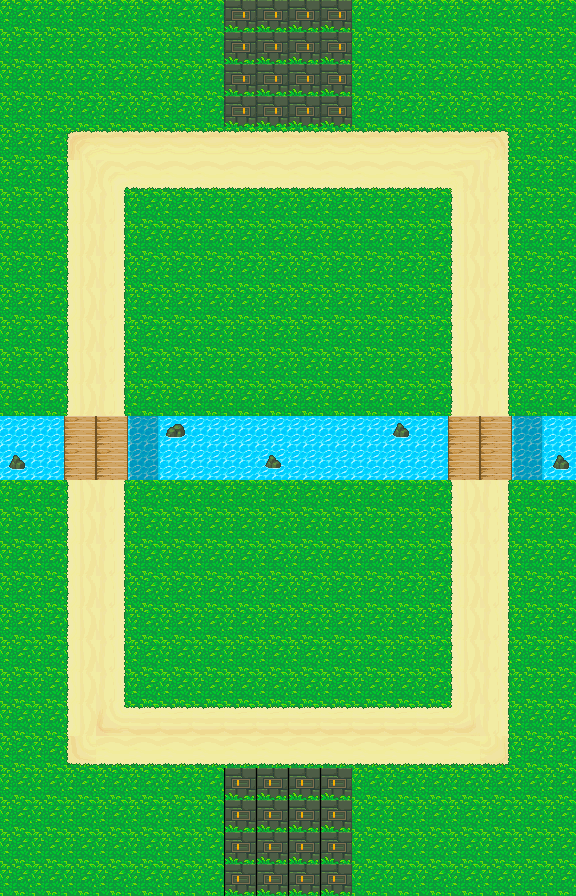

Rendered tile map (Tiled .tmx) drawn with the repository's tilesets; below, a short description and the full map source, tile grids included:
An orthogonal 18x28 tile map with 32x32 px tiles, 1 tile layer (Tile Layer 1).

<map version="1.10" tiledversion="1.10.2" orientation="orthogonal" renderorder="right-down" width="18" height="28" tilewidth="32" tileheight="32" infinite="0" nextlayerid="4" nextobjectid="1">
 <tileset firstgid="1" source="tileset.tsx" />
 <layer id="1" name="Tile Layer 1" width="18" height="28">
  <data encoding="csv">
22,22,22,22,22,22,22,206,206,206,206,22,22,22,22,22,22,22,
22,22,22,22,22,22,22,206,206,206,206,22,22,22,22,22,22,22,
22,22,22,22,22,22,22,206,206,206,206,22,22,22,22,22,22,22,
22,22,22,22,22,22,22,206,206,206,206,22,22,22,22,22,22,22,
22,22,221,222,222,222,222,222,222,222,222,222,222,222,222,223,22,22,
22,22,366,344,345,345,345,345,345,345,345,345,345,345,346,364,22,22,
22,22,366,364,22,22,22,22,22,22,22,22,22,22,366,364,22,22,
22,22,366,364,22,22,22,22,22,22,22,22,22,22,366,364,22,22,
22,22,366,364,22,22,22,22,22,22,22,22,22,22,366,364,22,22,
22,22,366,364,22,22,22,22,22,22,22,22,22,22,366,364,22,22,
22,22,366,364,22,22,22,22,22,22,22,22,22,22,366,364,22,22,
22,22,366,364,22,22,22,22,22,22,22,22,22,22,366,364,22,22,
22,22,366,364,22,22,22,22,22,22,22,22,22,22,366,364,22,22,
151,151,11,11,130,169,151,151,151,151,151,151,171,151,11,11,130,151,
171,151,11,11,130,151,151,151,170,151,151,151,151,151,11,11,130,171,
22,22,366,364,22,22,22,22,22,22,22,22,22,22,366,364,22,22,
22,22,366,364,22,22,22,22,22,22,22,22,22,22,366,364,22,22,
22,22,366,364,22,22,22,22,22,22,22,22,22,22,366,364,22,22,
22,22,366,364,22,22,22,22,22,22,22,22,22,22,366,364,22,22,
22,22,366,364,22,22,22,22,22,22,22,22,22,22,366,364,22,22,
22,22,366,364,22,22,22,22,22,22,22,22,22,22,366,364,22,22,
22,22,366,364,22,22,22,22,22,22,22,22,22,22,366,364,22,22,
22,22,366,384,385,385,385,385,385,385,385,385,385,385,386,364,22,22,
22,22,261,345,345,345,345,345,345,345,345,345,345,345,345,263,22,22,
22,22,22,22,22,22,22,207,207,207,207,22,22,22,22,22,22,22,
22,22,22,22,22,22,22,207,207,207,207,22,22,22,22,22,22,22,
22,22,22,22,22,22,22,207,207,207,207,22,22,22,22,22,22,22,
22,22,22,22,22,22,22,207,207,207,207,22,22,22,22,22,22,22
</data>
 </layer>
</map>
